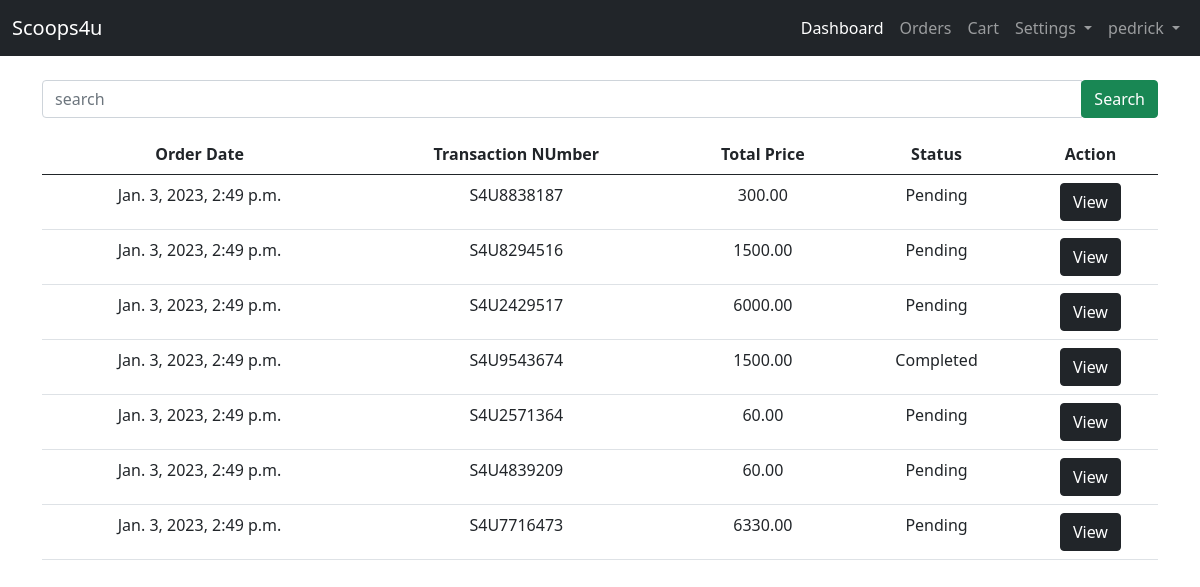
Before: /reseller-site/orders/ (signed in) with the older database file.
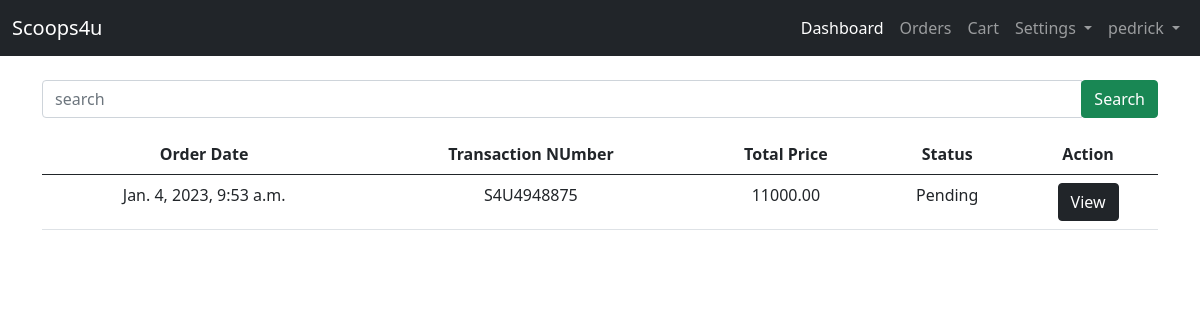
After: the same page with the newer database file.
### admin_site/models.py (models this page shows, shortened)
class Transaction(models.Model):
    ORDERSTATUS = ( ("Pending","Pending"),("Out for Shipping","Out for Shipping"),("Decline","Decline"),("Completed","Completed"))
    DELIVERY_OPTION = ( ("pickup","pickup"),("delivery","delivery"))
    transaction_no =  models.CharField(unique=True, max_length=200, null=False,verbose_name='Transaction Number')
    transaction_user = models.CharField(max_length=250, null=True, verbose_name='List Username')
    transaction_fname = models.CharField(max_length=250, null=True, verbose_name='First Name')
    transaction_lname = models.CharField(max_length=250, null=True, verbose_name='Last Name')
    transaction_address = models.TextField(null=False, verbose_name='Address')
    transaction_contactno = models.BigIntegerField( null=True, verbose_name='Contact Number')
    transaction_doption = models.CharField(max_length=250, choices= DELIVERY_OPTION, null=True, verbose_name='Delivery Option')
    transaction_preferred_date = models.CharField(max_length=250,  null=True,   verbose_name='Preferred Date')
    transaction_totalprice =  models.DecimalField( max_digits=10, decimal_places=2,null=True, verbose_name='Total Price')
    created_at =models.DateTimeField(default=timezone.now, verbose_name=' Date Ordered ')
    transaction_orderstatus = models.CharField(max_length=250, choices=ORDERSTATUS, null=True, default='Pending',verbose_name='Status')
    transaction_delivered = models.DateTimeField(null=True, blank=True, verbose_name='Delivered Time')

### reseller_site/views.py (the view)
# urls.py: path('orders/', views.transaction_orders, name='transaction_orders'),
@login_required(login_url='landing_page:login')
def transaction_orders(request):
    list_transaction = Transaction.objects.filter(transaction_user= request.user).order_by('-id')
    context = {
        'list_transaction':list_transaction
    }
    return render(request, 'reseller_site/orders/orders.html', context)

### templates/reseller_site/orders/orders.html (shortened to what this page needs)
{% extends 'admin_site/base.html' %}
{% block content %}
{% if list_transaction %}
<form action="{% url 'admin_site:search_transaction' %}" method="GET" class="my-3 ">
    <div class="input-group">
        <input type="text" class="form-control" name="search" placeholder="search" required>
        <div class="input-group-append">
            <button class="btn btn-success" type="submit">Search</button>
        </div>
    </div>
</form>
    <table class="table table-hover text-center" >
        <thead>
            <tr>
               <th>Order Date</th>
               <th>Transaction NUmber</th>
               <th>Total Price</th>
               <th>Status</th>
               <th>Action</th>
            </tr>
        </thead>
        <tbody>
            {% for list in list_transaction %}
            <tr>
                <td>{{ list.created_at}}</td>
                <td>{{ list.transaction_no }}</td>
                <td>{{ list.transaction_totalprice }}</td>
                <td>{{ list.transaction_orderstatus }}</td>
                <form action="{% url 'reseller_site:transaction_view' list.id %} " method="GET">
                    <td><input type="submit" class="btn btn-dark" value="View"></td>
                </form>
            </tr>
            {% endfor %}
        </tbody>
    </table>
    {% endif %}
{% endblock content %}

Changed rows visible on the page:
removed Transaction: created_at "Jan. 3, 2023, 2:49 p.m.", transaction_no "S4U8838187", transaction_totalprice "300.00", transaction_orderstatus "Pending"
removed Transaction: created_at "Jan. 3, 2023, 2:49 p.m.", transaction_no "S4U8294516", transaction_totalprice "1500.00", transaction_orderstatus "Pending"
removed Transaction: created_at "Jan. 3, 2023, 2:49 p.m.", transaction_no "S4U2429517", transaction_totalprice "6000.00", transaction_orderstatus "Pending"
removed Transaction: created_at "Jan. 3, 2023, 2:49 p.m.", transaction_no "S4U9543674", transaction_totalprice "1500.00", transaction_orderstatus "Completed"
removed Transaction: created_at "Jan. 3, 2023, 2:49 p.m.", transaction_no "S4U2571364", transaction_totalprice "60.00", transaction_orderstatus "Pending"
removed Transaction: created_at "Jan. 3, 2023, 2:49 p.m.", transaction_no "S4U4839209", transaction_totalprice "60.00", transaction_orderstatus "Pending"
removed Transaction: created_at "Jan. 3, 2023, 2:49 p.m.", transaction_no "S4U7716473", transaction_totalprice "6330.00", transaction_orderstatus "Pending"
added Transaction: created_at "Jan. 4, 2023, 9:53 a.m.", transaction_no "S4U4948875", transaction_totalprice "11000.00", transaction_orderstatus "Pending"
